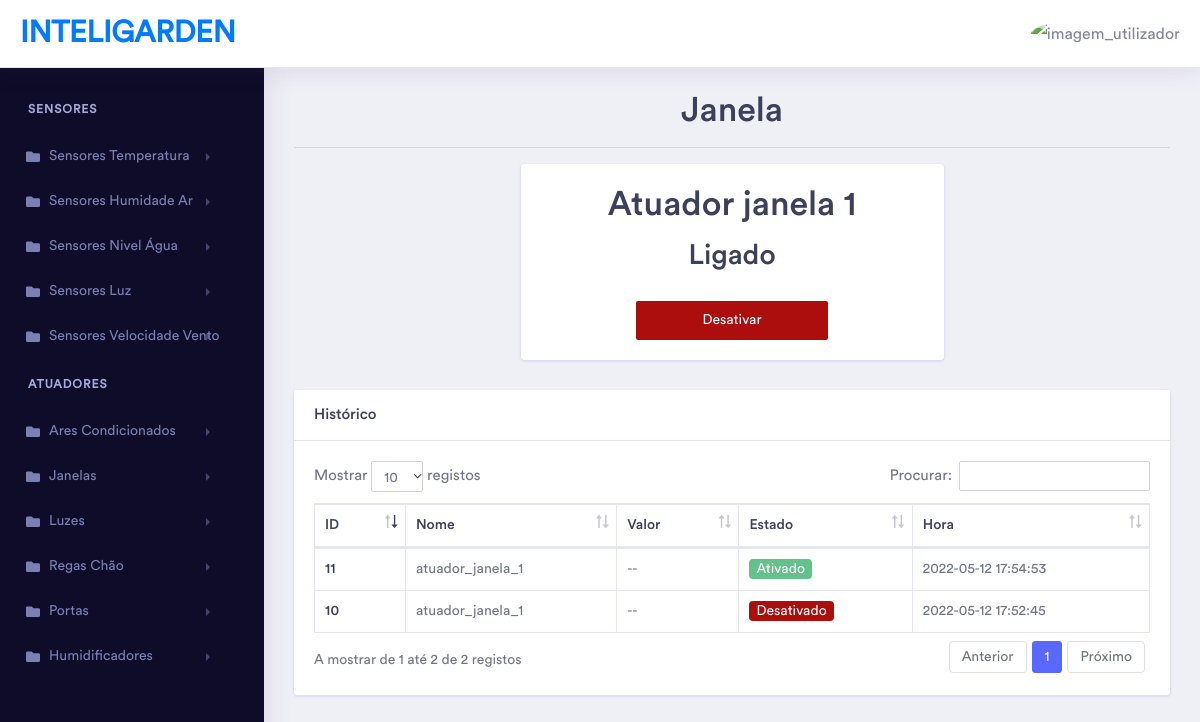
Screenshot of /?pagina=separadores/atuadores/atuador_janela.php&nome=atuador_janela_1 (signed in) with the database file from the repository.
### tables this page shows
CREATE TABLE `dispositivos` (
  `id` int(11) NOT NULL,
  `nome` varchar(50) NOT NULL,
  `valor` int(11) NOT NULL,
  `estado` tinyint(1) NOT NULL,
  `hora` timestamp NOT NULL DEFAULT CURRENT_TIMESTAMP ON UPDATE CURRENT_TIMESTAMP,
  `tipo_disp` int(11) NOT NULL
);

CREATE TABLE `log_atuadores_bool` (
  `id` int(11) NOT NULL,
  `nome` varchar(50) NOT NULL,
  `valor` int(11) DEFAULT NULL,
  `estado` tinyint(1) NOT NULL,
  `hora` timestamp NOT NULL DEFAULT CURRENT_TIMESTAMP ON UPDATE CURRENT_TIMESTAMP
);

### separadores/atuadores/atuador_janela.php (the view, shortened to what this page needs)
<?php
$nome = $_GET["nome"];
$sql4 = "SELECT * FROM dispositivos WHERE nome = '$nome'";
$resultado4 = $conn->query($sql4);
if ($resultado4->num_rows > 0) {
    while ($row = $resultado4->fetch_assoc()) {
?>
        <div class="dashboard-wrapper">
            <div class="dashboard-ecommerce">
                <div class="container-fluid dashboard-content ">
                    <h1>Janela</h1>
                    <hr>
                    <div class="row">
                        <div class="col"></div>
                        <div class="col-xl-6 col-lg-12 col-md-12 col-sm-12 col-12">
                            <div class="card">
                                <div class="card-body corpoEstadoAtuadores text-center">
                                    <div class="icon text-center">
                                        <h1><?php echo ucfirst(preg_replace('/_/', ' ', $nome))  ?></h1>
                                        <?php if ($row["estado"] == 1) { ?>
                                            <h2>Ligado</h2>
                                        <?php } else { ?>
                                            <h2>Desligado</h2>
                                        <?php } ?>
                                    </div>
                                    <form action="../../api/api.php" method="POST" class="text-center">
                                        <?php if ($row["estado"] == 1) { ?>
                                            <button type="submit" class="btn btn-danger btnEstado mt-3" name="estado" id="btnEstado" value="0">Desativar</button>
                                        <?php } else { ?>
                                            <button type="submit" class="btn btn-success btnEstado mt-3" name="estado" id="btnEstado" value="1">Ativar</button>
                                        <?php } ?>
                                    </form>
                                </div>
                            </div>
                        </div>
                <?php
            }
        }
                ?>
                <div class="col"></div>
                    </div>
                    <div class="row">
                        <div class="col-xl-12 col-lg-12 col-md-12 col-sm-12 col-12">
                            <div class="card">
                                <h5 class="card-header">Histórico</h5>
                                <div class="card-body">
                                    <div class="table-responsive">
                                        <table class="table table-bordered first">
                                            <thead>
                                                <tr>
                                                    <th scope="col">ID</th>
                                                    <th scope="col">Nome</th>
                                                    <th scope="col">Valor</th>
                                                    <th scope="col">Estado</th>
                                                    <th scope="col">Hora</th>
                                                </tr>
                                            </thead>
                                            <tbody>
                                                <?php
                                                $sql4 = "SELECT * FROM log_atuadores_bool WHERE nome = '$nome'";
                                                $resultado4 = $conn->query($sql4);
                                                if ($resultado4->num_rows > 0) {
                                                    while ($row = $resultado4->fetch_assoc()) {
                                                ?>
                                                        <tr>
                                                            <th scope="row"><?php echo $row["id"] ?></th>
                                                            <td><?php echo $row["nome"] ?></td>
                                                            <td>--</td>
                                                            <?php
                                                            if ($row["estado"] == 1) {
                                                                $estado = "Ativado";
                                                            ?><td><span class="badge badge-success"><?php echo $estado; ?></span></td>
                                                            <?php
                                                            } else {
                                                                $estado = "Desativado";
                                                            ?><td><span class="badge badge-danger"><?php echo $estado; ?></span></td>
                                                            <?php
                                                            }
                                                            ?>
                                                            <td><?php echo $row["hora"] ?></td>
                                                        </tr>
                                                <?php
                                                    }
                                                }
                                                ?>
                                            </tbody>
                                        </table>
                                    </div>
                                </div>
                            </div>
                        </div>
                    </div>
                </div>
            </div>
        </div>

### css/atuadores/atuador_AC.css (style rules this page uses)
.badge-success { background-color: #65C18C; }
.badge-danger { background-color: #AC0D0D; }
.btn-danger { background-color: #AC0D0D; }
.btnTemperatura, .btnEstado { width: 50%; border: none; }

### css/pagina_inicial.css (style rules this page uses)
h1 { text-align: center; }

### rows the page displays
dispositivos: estado "Ligado"
log_atuadores_bool: id "10", nome "atuador_janela_1", estado "Desativado", hora "2022-05-12 17:52:45"
log_atuadores_bool: id "11", nome "atuador_janela_1", estado "Ativado", hora "2022-05-12 17:54:53"
